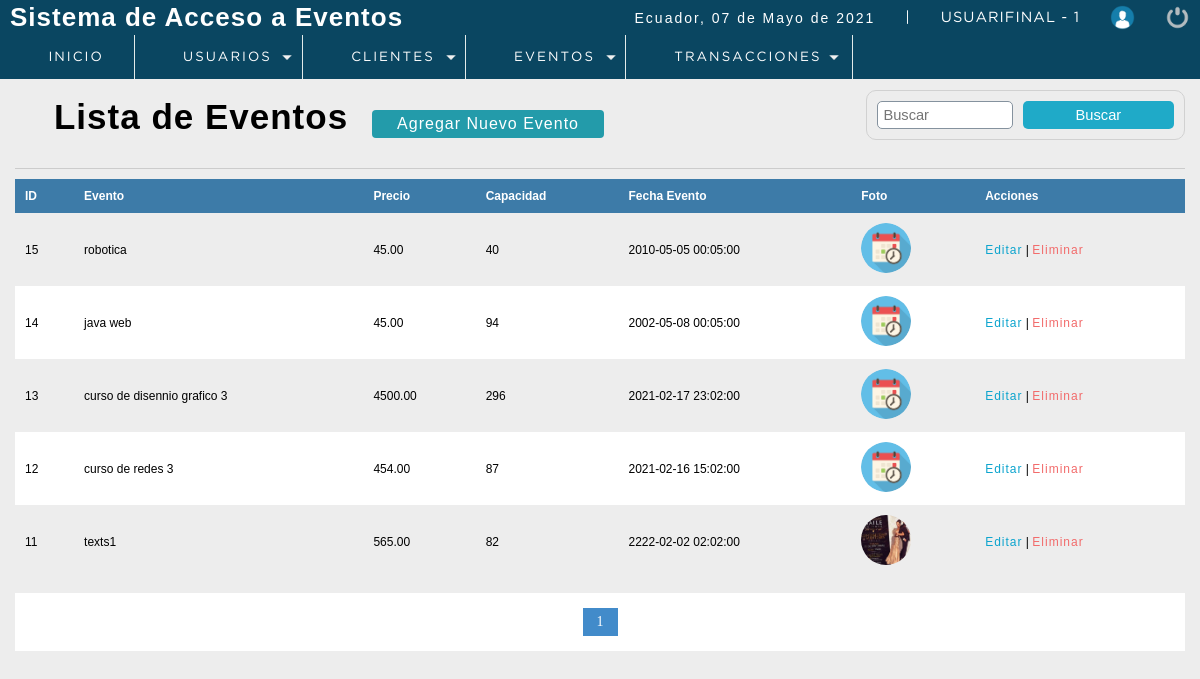
The app's page /P_seminarios/sistema/lista_eventos.php (signed in), older data.
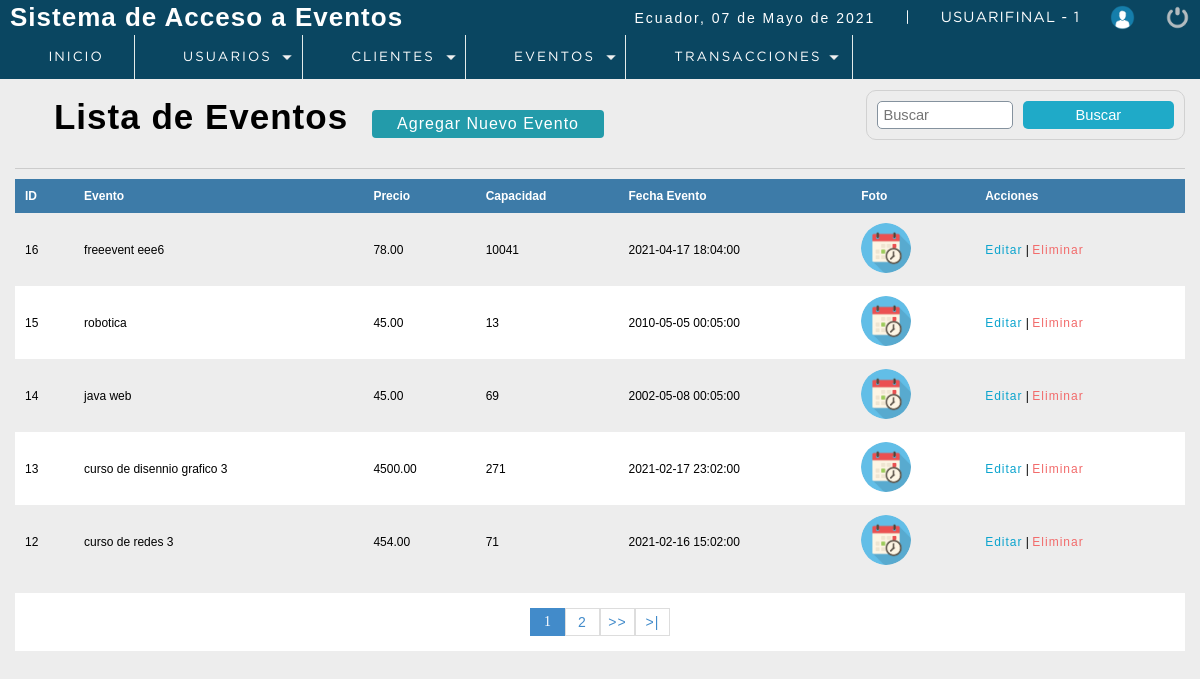
The same page, newer data.
### tables this page shows
CREATE TABLE `evento` (
  `codevento` int(11) NOT NULL,
  `descripcion` varchar(100) DEFAULT NULL,
  `precio` decimal(10,2) DEFAULT NULL,
  `capMax` int(11) DEFAULT NULL,
  `direccion` varchar(300) DEFAULT NULL,
  `foto` text DEFAULT NULL,
  `fecha_evento` datetime NOT NULL,
  `dateAdd` datetime NOT NULL DEFAULT current_timestamp(),
  `usuario_id` int(11) NOT NULL,
  `status` int(11) NOT NULL DEFAULT 1,
  `id_tipo_seminario` int(11) DEFAULT NULL
);

### P_seminarios/sistema/lista_eventos.php (the view, shortened to what this page needs)
<?php
 include "../conection.php";
?>
<!DOCTYPE html>
<html lang="en">
<head>
	<?php include "includes/scripts.php"?>
</head>
<body>
 <?php include "includes/header.php"?>
	<section id="container">
		<h1><i class="fas fa-list-alt"></i> Lista de Eventos</h1>
        <a href="registro_evento.php" class="btn_new">Agregar Nuevo Evento</a>
    <form action="buscar_evento.php" method="get" class="form_search">
        <input type="text" name="busqueda" id="busqueda" placeholder="Buscar">
        <input type="submit" value="Buscar" class="btn_search" >
    </form>
<hr>
        <table>
            <tr>
                <th>ID</th>
                <th>Evento</th>
                <th>Precio</th>
                <th>Capacidad</th>
                <th>Fecha Evento</th>
                <th>Foto</th>
                <th>Acciones</th>
            </tr>
            <?php
           $sql_registre = mysqli_query($conection,"SELECT COUNT(*) AS total_registro FROM evento WHERE status =1");
           $result_registre = mysqli_fetch_array($sql_registre);
           $total_resgistros = $result_registre['total_registro'];
           $por_pagina = 5;
           if (empty($_GET['pagina'])) {
               $pagina =1;
           }
           else {
               $pagina = $_GET['pagina'];
           }
           $desde = ($pagina - 1) * $por_pagina;
           $total_paginas = ceil($total_resgistros / $por_pagina);
           $query = mysqli_query($conection,"SELECT * FROM evento  WHERE status = 1
                                                                    ORDER BY codevento DESC LIMIT $desde, $por_pagina");
           $result = mysqli_num_rows($query);
           if ($result > 0) {
               while ($data = mysqli_fetch_array($query)) {
                if ($data['foto'] !='img_evento.png') {
                    $foto ='img/uploads/'.$data['foto'];
                }else {
                    $foto ='img/'.$data['foto'];
                }
           ?>
            <tr class="row<?php echo $data["codevento"];?>">
                <td><?php echo $data["codevento"];?></td>
                <td><?php echo $data["descripcion"];?></td>
                <td><?php echo $data["precio"];?></td>
                <td><?php echo $data["capMax"];?></td>
                <td><?php echo $data["fecha_evento"];?></td>
                <td class="img_evento"><img src="<?php echo $foto;?>" alt="<?php echo $data["descripcion"];?>"></td>
                <td>
                    <a class="link_edit" href="editar_evento.php?id=<?php echo $data["codevento"];?>">Editar</a>
                   <?php if ($_SESSION['rol']==1 || $_SESSION['rol']==2) {
                     ?>
                     |
                    <a class="link_delete del_event" href="#" event="<?php echo $data["codevento"];?>">Eliminar</a>
                    <?php } ?>
                </td>
            </tr>
                <?php
               }
           }
            ?>
        </table>
        <div class="paginador">
                    <ul>
                    <?php
                    for ($i=1; $i <= $total_paginas; $i++) {
                        if ($i == $pagina) {
                            echo '<li class="pageSelected">'.$i.'</li>';
                        }
                        else {
                            echo '<li><a href="?pagina='.$i.'">'.$i.'</a></li>';
                        }
                    }
                    if ($pagina!=$total_paginas) {
                    ?>
                    <li><a href="?pagina=<?php echo $pagina+1;?>">>></a></li>
                    <li><a href="?pagina=<?php echo $total_paginas;?>">>|</a></li>
                        <?php
                            }
                        ?>
                    </ul>
                </div>
	</section>
</body>
</html>

Row changes from the older to the newer data that the page shows:
no longer on this page (row edited): evento: codevento "11", descripcion "texts1", precio "565.00", capMax "82", fecha_evento "2222-02-02 02:02:00", foto (picture)
added evento: codevento "16", descripcion "freeevent eee6", precio "78.00", capMax "10041", fecha_evento "2021-04-17 18:04:00", foto (picture)
changed evento "robotica": capMax "40" → "13"
changed evento "java web": capMax "94" → "69"
changed evento "curso de disennio grafico 3": capMax "296" → "271"
changed evento "curso de redes 3": capMax "87" → "71"
Text that changed along with them:
new list line: "2"
